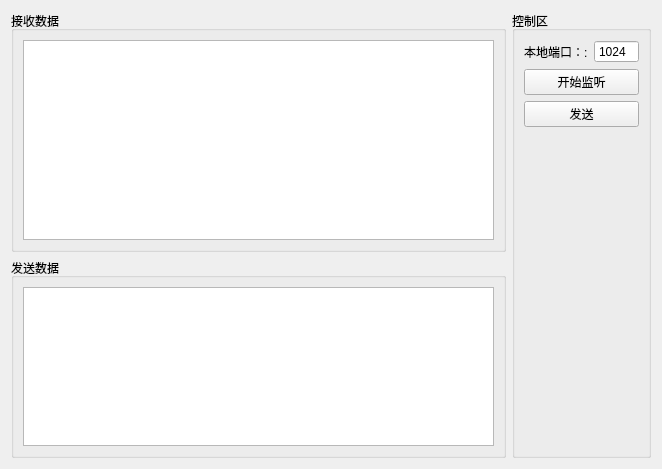
<?xml version="1.0" encoding="UTF-8"?>
<ui version="4.0">
 <class>SimpleTcpServer</class>
 <widget class="QWidget" name="SimpleTcpServer">
  <property name="geometry">
   <rect>
    <x>0</x>
    <y>0</y>
    <width>662</width>
    <height>469</height>
   </rect>
  </property>
  <property name="windowTitle">
   <string>Form</string>
  </property>
  <layout class="QGridLayout" name="gridLayout_5">
   <item row="0" column="0">
    <widget class="QGroupBox" name="groupBox">
     <property name="title">
      <string>接收数据</string>
     </property>
     <layout class="QGridLayout" name="gridLayout_3">
      <item row="0" column="0">
       <widget class="QTextEdit" name="text_recv"/>
      </item>
     </layout>
    </widget>
   </item>
   <item row="0" column="1" rowspan="2">
    <widget class="QGroupBox" name="groupBox_3">
     <property name="sizePolicy">
      <sizepolicy hsizetype="Fixed" vsizetype="Preferred">
       <horstretch>0</horstretch>
       <verstretch>0</verstretch>
      </sizepolicy>
     </property>
     <property name="maximumSize">
      <size>
       <width>180</width>
       <height>16777215</height>
      </size>
     </property>
     <property name="title">
      <string>控制区</string>
     </property>
     <layout class="QGridLayout" name="gridLayout">
      <item row="1" column="0" colspan="2">
       <widget class="QPushButton" name="but_connect">
        <property name="text">
         <string>开始监听</string>
        </property>
       </widget>
      </item>
      <item row="2" column="0" colspan="2">
       <widget class="QPushButton" name="but_send">
        <property name="text">
         <string>发送</string>
        </property>
       </widget>
      </item>
      <item row="0" column="0">
       <widget class="QLabel" name="label_3">
        <property name="text">
         <string>本地端口：:</string>
        </property>
       </widget>
      </item>
      <item row="0" column="1">
       <widget class="QSpinBox" name="spin_localPort">
        <property name="enabled">
         <bool>true</bool>
        </property>
        <property name="buttonSymbols">
         <enum>QAbstractSpinBox::NoButtons</enum>
        </property>
        <property name="maximum">
         <number>65535</number>
        </property>
        <property name="value">
         <number>1024</number>
        </property>
       </widget>
      </item>
      <item row="3" column="0" colspan="2">
       <spacer name="verticalSpacer">
        <property name="orientation">
         <enum>Qt::Vertical</enum>
        </property>
        <property name="sizeHint" stdset="0">
         <size>
          <width>20</width>
          <height>40</height>
         </size>
        </property>
       </spacer>
      </item>
     </layout>
    </widget>
   </item>
   <item row="1" column="0">
    <widget class="QGroupBox" name="groupBox_2">
     <property name="maximumSize">
      <size>
       <width>16777215</width>
       <height>200</height>
      </size>
     </property>
     <property name="title">
      <string>发送数据</string>
     </property>
     <layout class="QGridLayout" name="gridLayout_2">
      <item row="0" column="0">
       <widget class="QTextEdit" name="text_send"/>
      </item>
     </layout>
    </widget>
   </item>
  </layout>
 </widget>
 <resources/>
 <connections/>
</ui>
